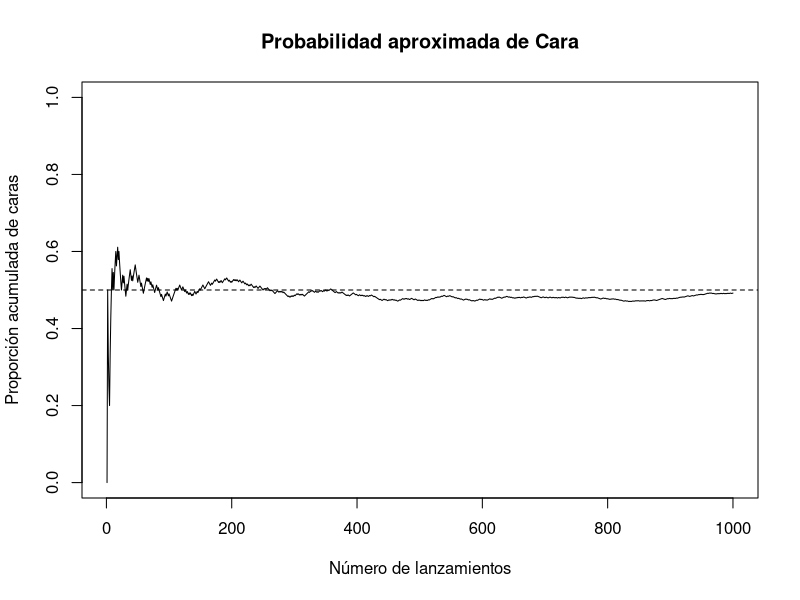
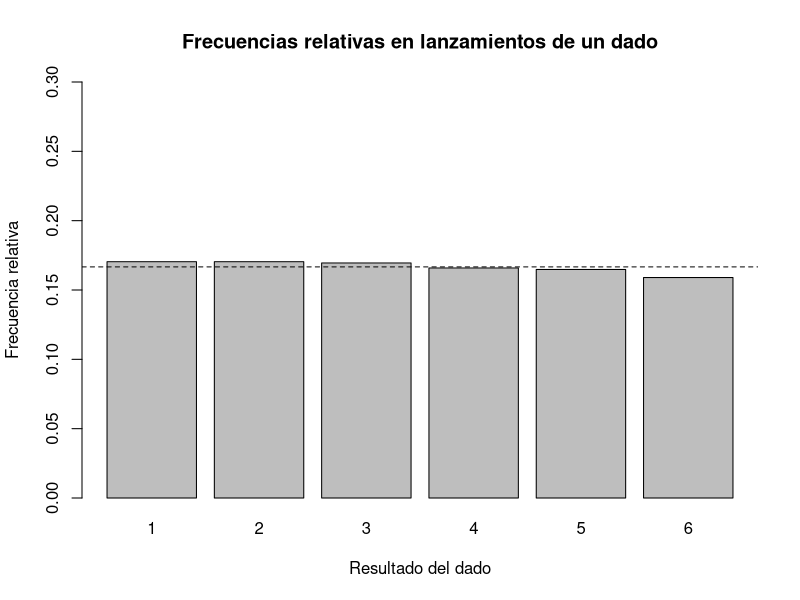
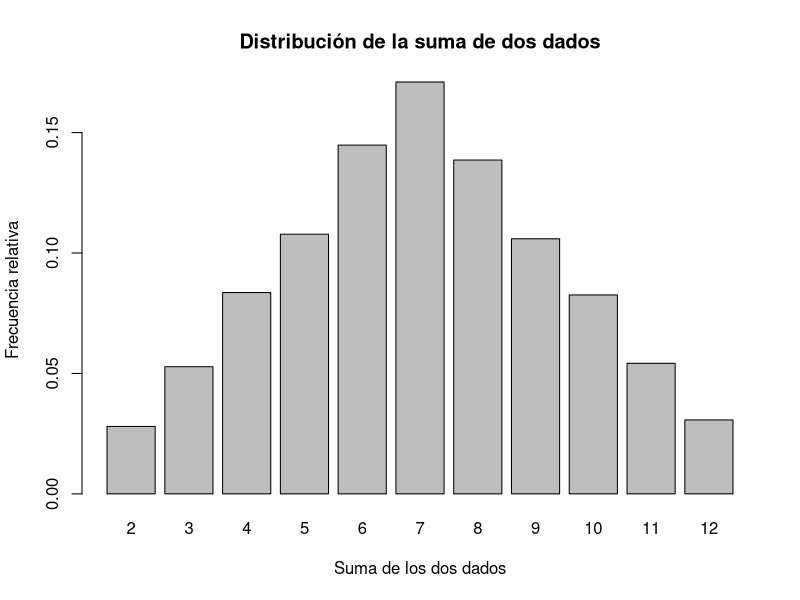
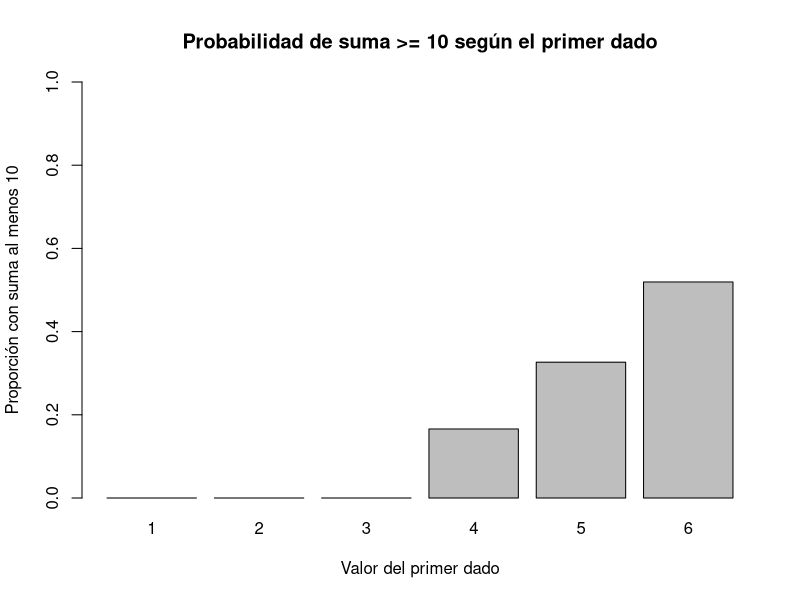
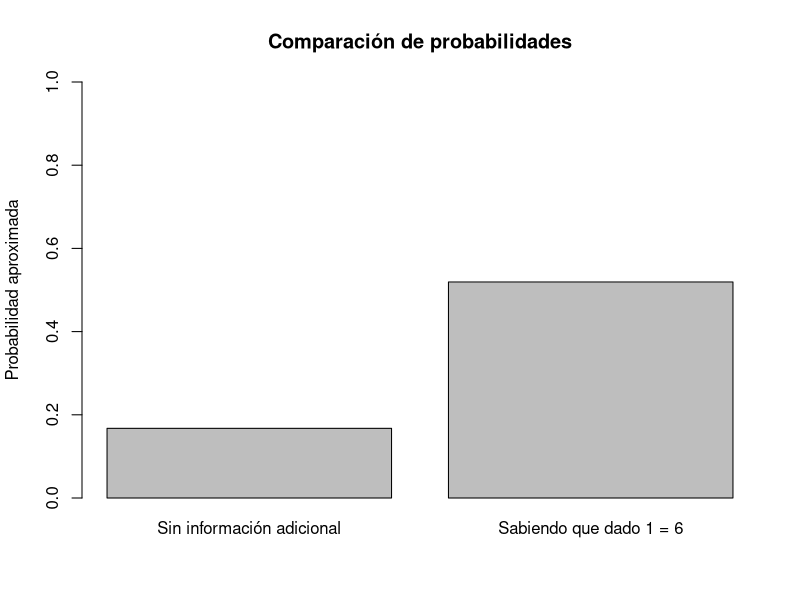
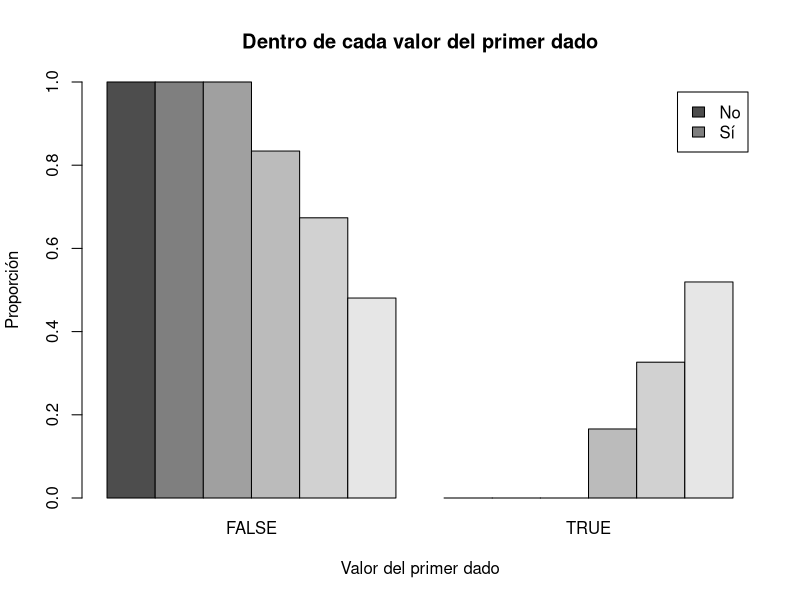
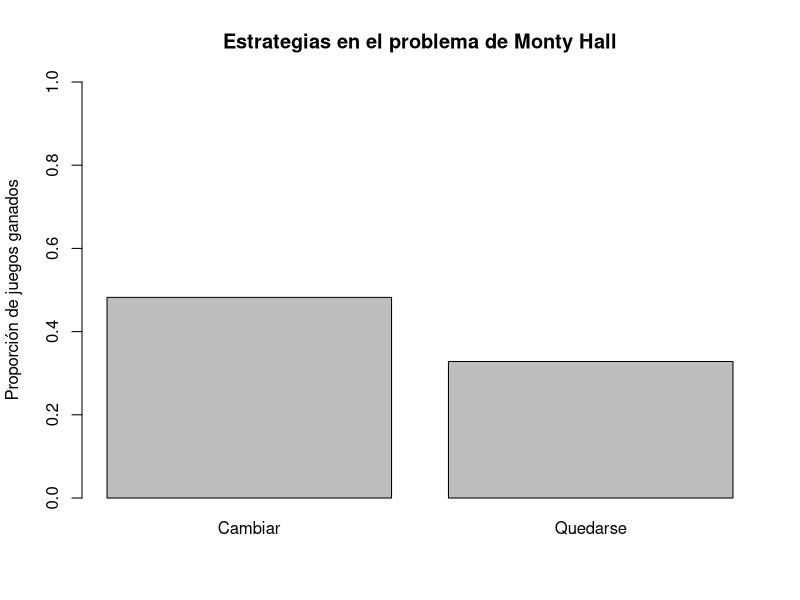
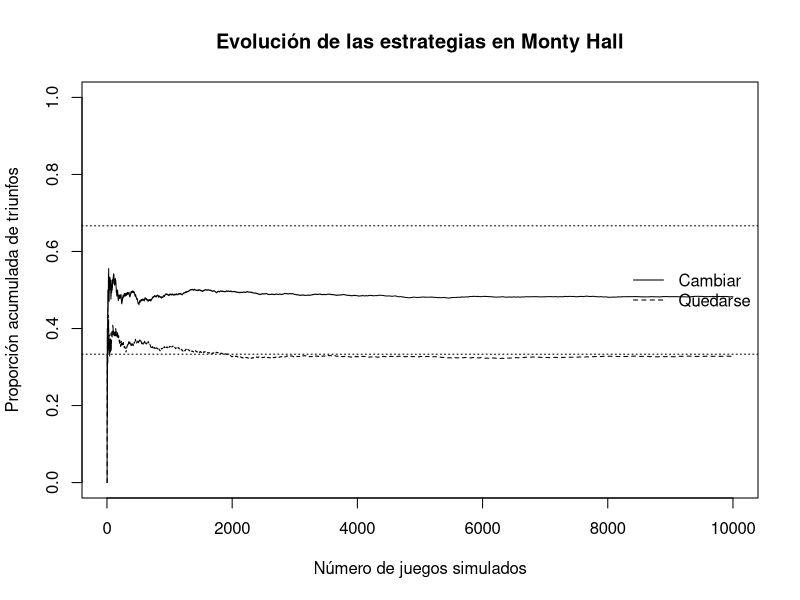

Recreate these plots in R, in order.
## ---- chunk 1
lanzamientos <- sample(c("Cara", "Sello"),
                       size = 1000,
                       replace = TRUE)

mean(lanzamientos == "Cara")
## ---- chunk 2
proporcion_caras <- cumsum(lanzamientos == "Cara") / 1:1000

plot(proporcion_caras,
     type = "l",
     ylim = c(0, 1),
     xlab = "Número de lanzamientos",
     ylab = "Proporción acumulada de caras",
     main = "Probabilidad aproximada de Cara")

abline(h = 0.5, lty = 2)
## ---- chunk 3
dado <- sample(1:6,
               size = 10000,
               replace = TRUE)
## ---- chunk 4
mean(dado >= 5)
## ---- chunk 5
2 / 6
## ---- chunk 6
frecuencias <- table(factor(dado, levels = 1:6)) / length(dado)

barplot(frecuencias,
        ylim = c(0, 0.3),
        xlab = "Resultado del dado",
        ylab = "Frecuencia relativa",
        main = "Frecuencias relativas en lanzamientos de un dado")

abline(h = 1/6, lty = 2)
## ---- chunk 7
dado1 <- sample(1:6,
                size = 10000,
                replace = TRUE)

dado2 <- sample(1:6,
                size = 10000,
                replace = TRUE)

suma <- dado1 + dado2
## ---- chunk 8
head(data.frame(dado1, dado2, suma))
## ---- chunk 9
mean(suma >= 10)
## ---- chunk 10
barplot(table(factor(suma, levels = 2:12)) / length(suma),
        xlab = "Suma de los dos dados",
        ylab = "Frecuencia relativa",
        main = "Distribución de la suma de dos dados")
## ---- chunk 11
mean(suma >= 10)
## ---- chunk 12
casos_dado1_es_6 <- dado1 == 6
## ---- chunk 13
mean(suma[casos_dado1_es_6] >= 10)
## ---- chunk 14
sum((suma >= 10) & (dado1 == 6)) / sum(dado1 == 6)
## ---- chunk 15
prob_por_dado1 <- tapply(suma >= 10, dado1, mean)

prob_por_dado1
## ---- chunk 16
barplot(prob_por_dado1,
        ylim = c(0, 1),
        xlab = "Valor del primer dado",
        ylab = "Proporción con suma al menos 10",
        main = "Probabilidad de suma >= 10 según el primer dado")
## ---- chunk 17
prob_general <- mean(suma >= 10)
prob_condicional <- mean(suma[dado1 == 6] >= 10)

comparacion <- c("Sin información adicional" = prob_general,
                 "Sabiendo que dado 1 = 6" = prob_condicional)

barplot(comparacion,
        ylim = c(0, 1),
        ylab = "Probabilidad aproximada",
        main = "Comparación de probabilidades")
## ---- chunk 18
tabla_condicional <- table("Primer dado" = dado1,
                           "Suma >= 10" = suma >= 10)

tabla_condicional
## ---- chunk 19
barplot(prop.table(tabla_condicional, margin = 1),
        beside = TRUE,
        legend.text = c("No", "Sí"),
        ylim = c(0, 1),
        xlab = "Valor del primer dado",
        ylab = "Proporción",
        main = "Dentro de cada valor del primer dado")
## ---- chunk 20
mean(suma == 7)
mean(suma[dado1 == 3] == 7)
mean(dado2[suma > 8] %% 2 == 0)
## ---- chunk 21
jugar_monty_hall <- function(cambiar = TRUE) {
  
  puertas <- 1:3
  
  premio <- sample(puertas, size = 1)
  eleccion_inicial <- sample(puertas, size = 1)
  
  puertas_para_abrir <- puertas[puertas != premio & puertas != eleccion_inicial]
  puerta_abierta <- sample(puertas_para_abrir,
                           size = 1,
                           replace = FALSE)
  
  puertas_para_elegir <- puertas[puertas != eleccion_inicial &
                                   puertas != puerta_abierta]
  
  if (cambiar) {
    eleccion_final <- puertas_para_elegir[1]
  } else {
    eleccion_final <- eleccion_inicial
  }
  
  eleccion_final == premio
}
## ---- chunk 22
jugar_monty_hall(cambiar = TRUE)
## ---- chunk 23
jugar_monty_hall(cambiar = FALSE)
## ---- chunk 24
resultados_cambiar <- replicate(10000, jugar_monty_hall(cambiar = TRUE))
resultados_quedarse <- unlist(replicate(10000, jugar_monty_hall(cambiar = FALSE)))

prob_cambiar <- mean(resultados_cambiar)
prob_quedarse <- mean(resultados_quedarse)

prob_cambiar
prob_quedarse
## ---- chunk 25
comparacion_monty <- c("Cambiar" = prob_cambiar,
                       "Quedarse" = prob_quedarse)

barplot(comparacion_monty,
        ylim = c(0, 1),
        ylab = "Proporción de juegos ganados",
        main = "Estrategias en el problema de Monty Hall")
## ---- chunk 26
evolucion_cambiar <- cumsum(resultados_cambiar) / 1:10000
evolucion_quedarse <- cumsum(resultados_quedarse) / 1:10000

plot(evolucion_cambiar,
     type = "l",
     ylim = c(0, 1),
     xlab = "Número de juegos simulados",
     ylab = "Proporción acumulada de triunfos",
     main = "Evolución de las estrategias en Monty Hall")

lines(evolucion_quedarse, lty = 2)
abline(h = 2/3, lty = 3)
abline(h = 1/3, lty = 3)
legend("right",
       legend = c("Cambiar", "Quedarse"),
       lty = c(1, 2),
       bty = "n")
